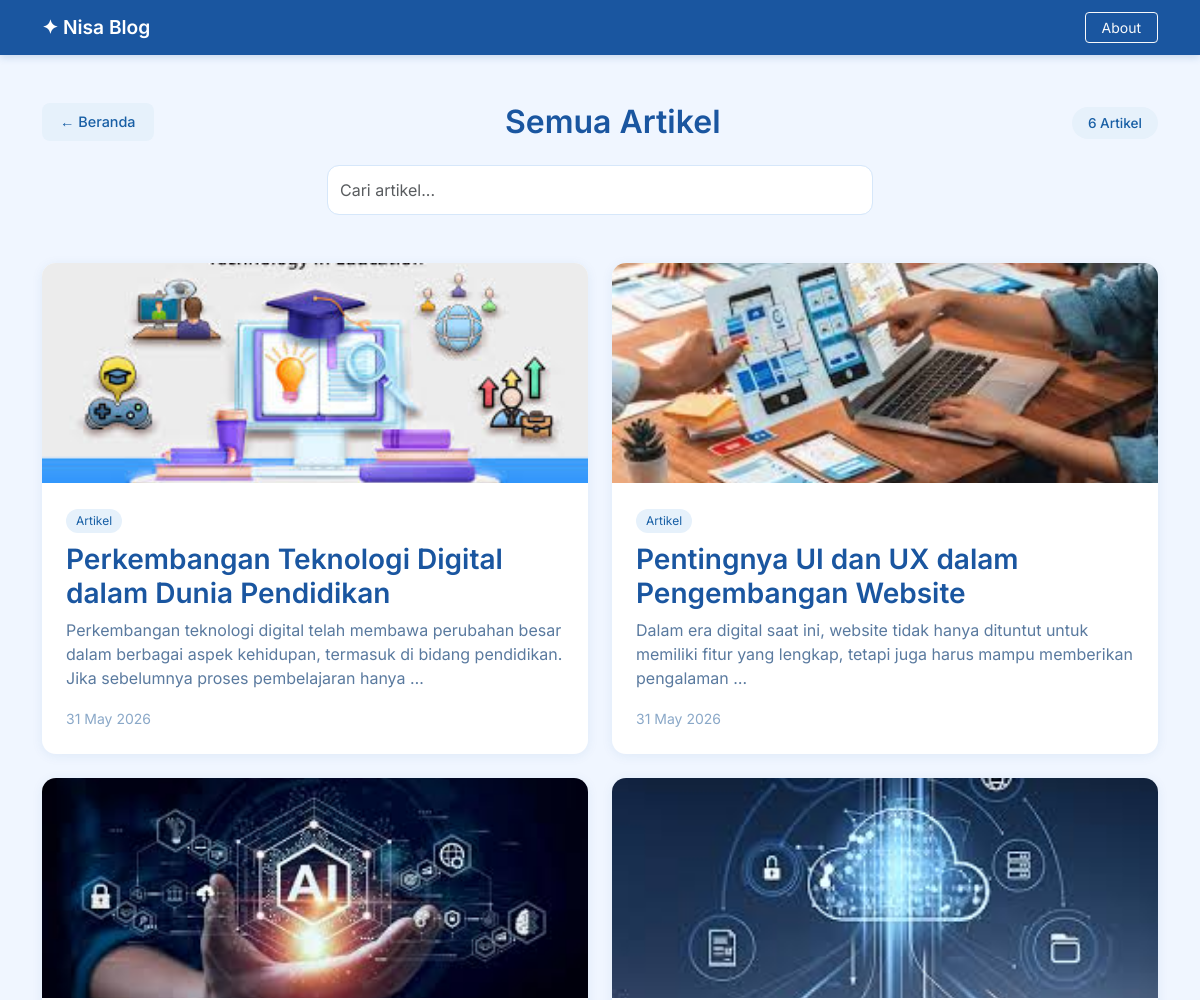
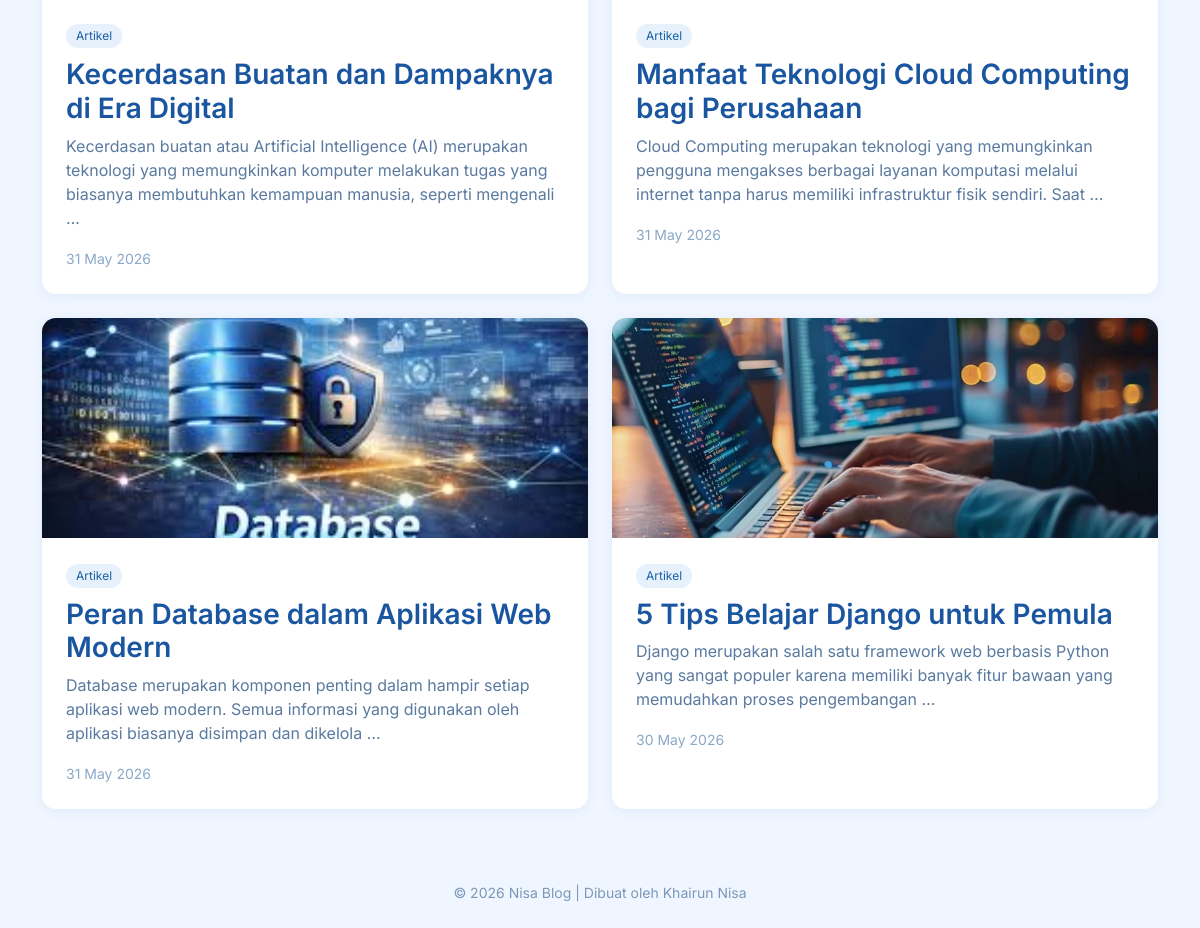
Before: /artikel/ with the older database file (2 pictures, top to bottom).
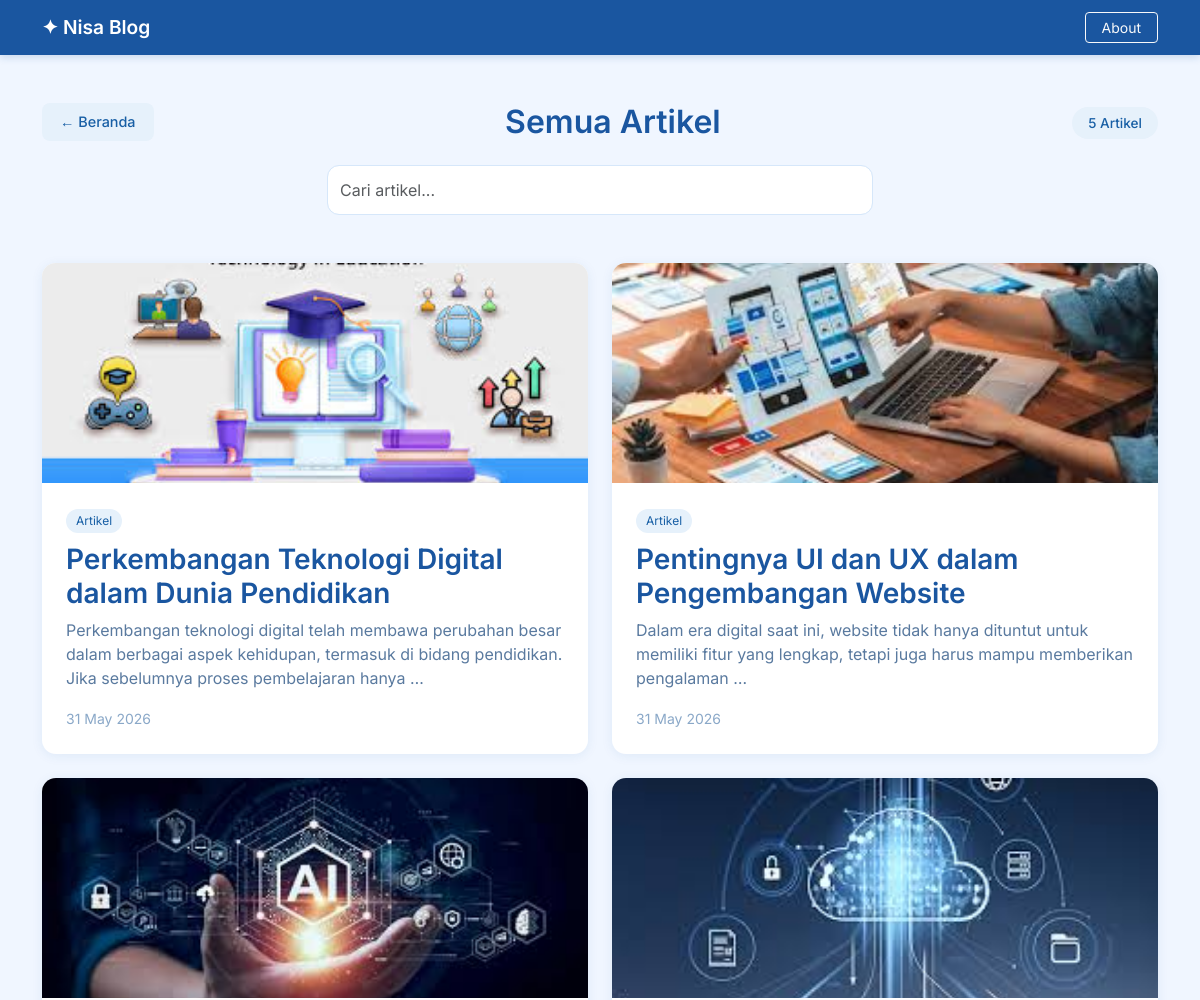
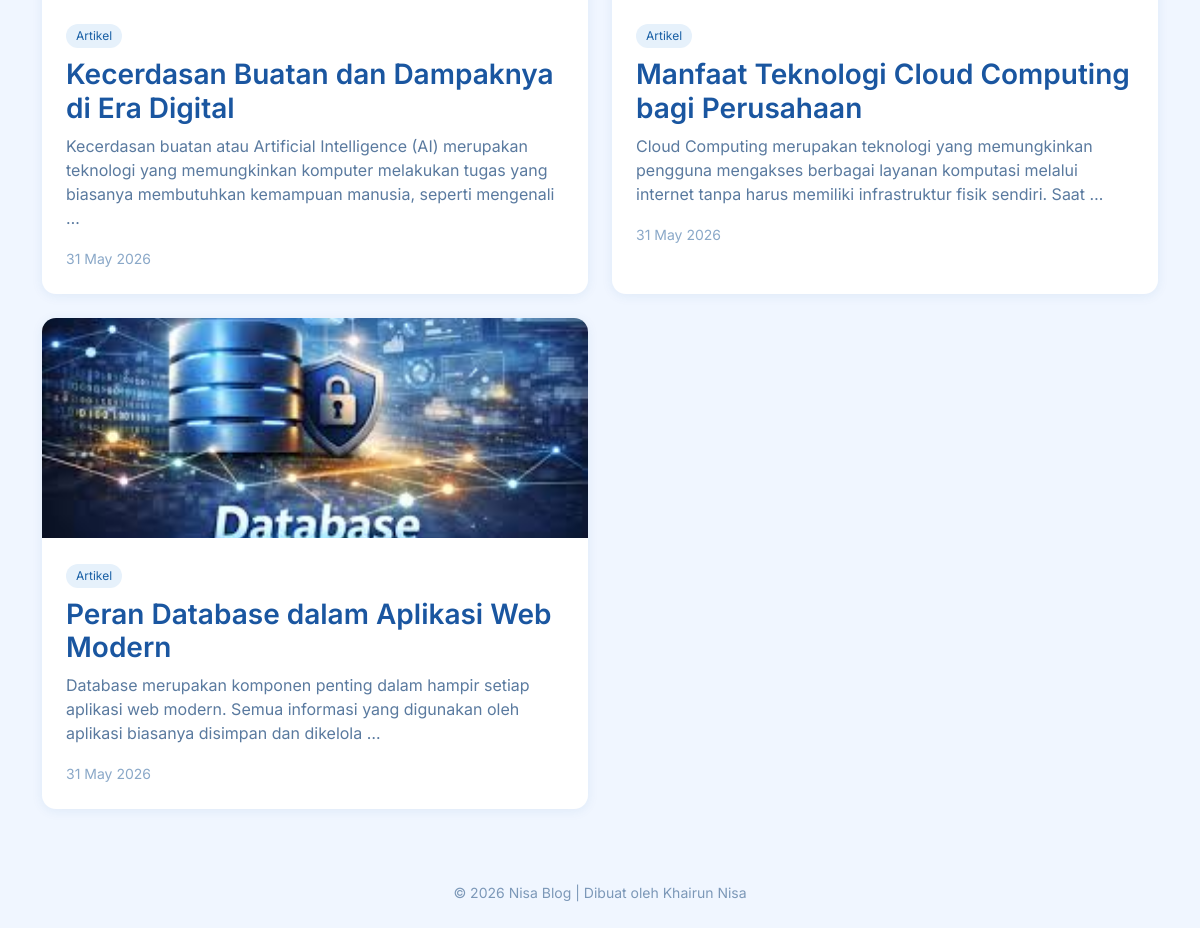
After: the same page with the newer database file (2 pictures, top to bottom).
### blog/models.py (models this page shows, shortened)
class Article(models.Model):
    title = models.CharField(
        max_length=200
    )
    image = models.ImageField(
        upload_to='articles/',
        blank=True,
        null=True
    )
    content = models.TextField()
    created_at = models.DateTimeField(
        auto_now_add=True
    )

### blog/views.py (the view)
# urls.py: path('artikel/', home, name='home'),
def home(request):
    search = request.GET.get('search')
    if search:
        articles = Article.objects.filter(
            title__icontains=search
        )
    else:
        articles = Article.objects.all().order_by('-created_at')
    return render(
        request,
        'home.html',
        {
            'articles': articles,
            'total_articles': Article.objects.count()
        }
    )

### blog/templates/home.html (shortened to what this page needs)
<!DOCTYPE html>
<html>
<head>
    <link href="https://cdn.jsdelivr.net/npm/bootstrap@5.3.3/dist/css/bootstrap.min.css" rel="stylesheet">
</head>
<body>
<nav class="navbar navbar-dark">
    <div class="container">
        <a class="navbar-brand" href="/">
            ✦ Nisa Blog
        </a>
        <a class="btn btn-outline-light btn-sm px-3" href="/about/">
            About
        </a>
    </div>
</nav>
<div class="container mt-5 pb-5">
    <div class="d-flex align-items-center justify-content-between mb-4 flex-wrap gap-3">
        <div>
            <a href="/" class="back-btn">← Beranda</a>
        </div>
        <div class="text-center">
            <h1 class="page-title mb-0">Semua Artikel</h1>
        </div>
        <div>
            <span style="background:#e6f1fb; color:#185fa5; padding:8px 16px; border-radius:30px; font-size:0.85rem; font-weight:500;">
                {{ total_articles }} Artikel
            </span>
        </div>
    </div>
    <form method="GET" class="mb-5">
        <div class="row justify-content-center">
            <div class="col-md-6">
                <input
                    type="text"
                    name="search"
                    class="form-control search-box"
                    placeholder="Cari artikel..."
                    value="{{ request.GET.search }}"
                >
            </div>
        </div>
    </form>
    <div class="row g-4">
        {% for article in articles %}
        <div class="col-md-6">
            <div class="card h-100">
                {% if article.image %}
                    <img src="{{ article.image.url }}" class="card-image">
                {% endif %}
                <div class="card-body">
                    <span class="badge-category">Artikel</span>
                    <h3>
                        <a href="{% url 'detail' article.id %}" class="card-title-link">
                            {{ article.title }}
                        </a>
                    </h3>
                    <p style="color:#5a7a9f;">
                        {{ article.content|truncatewords:20 }}
                    </p>
                    <small style="color:#8aa8c8;">
                        {{ article.created_at|date:"d M Y" }}
                    </small>
                </div>
            </div>
        </div>
        {% endfor %}
    </div>
</div>
<footer>
    © 2026 Nisa Blog | Dibuat oleh Khairun Nisa
</footer>
</body>
</html>

### blog/templates/home.html (style rules this page uses)
body { background-color: #f0f6ff; font-family: 'Inter', sans-serif; color: #1e3a5f; }
.navbar { background-color: #1a56a0 !important; box-shadow: 0 2px 8px rgba(26, 86, 160, 0.2); }
.navbar-brand { font-weight: 600; font-size: 1.2rem; }
.page-title { font-size: 2rem; font-weight: 600; color: #1a56a0; }
.card { border: none; border-radius: 14px; background: white; overflow: hidden; box-shadow: 0 2px 12px rgba(26, 86, 160, 0.08); transition: .2s; }
.card-image { width: 100%; height: 220px; object-fit: cover; }
.card-body { padding: 1.5rem; }
.badge-category { display: inline-block; background: #e6f1fb; color: #185fa5; font-size: .75rem; padding: 3px 10px; border-radius: 20px; margin-bottom: 10px; }
.search-box { border-radius: 12px; border: 1px solid #d6e7fa; padding: 12px; }
.card-title-link { text-decoration: none; color: #1a56a0; font-weight: 600; }
.back-btn { background-color: #e6f1fb; color: #185fa5; border: none; border-radius: 8px; padding: 8px 18px; font-size: 0.9rem; font-weight: 500; text-decoration: none; display: inline-flex; align-items: center; gap: 6px; transition: background-color 0.2s; }
footer { padding: 25px; text-align: center; color: #7c98b8; font-size: 0.875rem; }

Changed rows visible on the page:
removed Article: image (picture), title "5 Tips Belajar Django untuk Pemula", content "Django merupakan salah satu framework web berbasis Python yang sangat populer karena memiliki banyak fitur bawaan yang memudahkan proses pengembangan …", created_at "30 May 2026"
Other visible differences:
{{ total_articles }}: "6" → "5"
